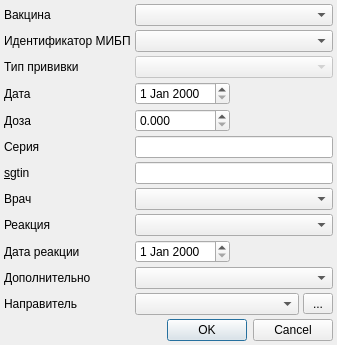
<?xml version="1.0" encoding="UTF-8"?>
<ui version="4.0">
 <class>ClientVaccinationEditor</class>
 <widget class="QDialog" name="ClientVaccinationEditor">
  <property name="geometry">
   <rect>
    <x>0</x>
    <y>0</y>
    <width>337</width>
    <height>325</height>
   </rect>
  </property>
  <property name="windowTitle">
   <string>Dialog</string>
  </property>
  <layout class="QGridLayout" name="gridLayout">
   <property name="margin">
    <number>4</number>
   </property>
   <property name="spacing">
    <number>4</number>
   </property>
   <item row="4" column="0">
    <widget class="QLabel" name="lblDose">
     <property name="text">
      <string>Доза</string>
     </property>
    </widget>
   </item>
   <item row="3" column="0">
    <widget class="QLabel" name="lblDate">
     <property name="text">
      <string>Дата</string>
     </property>
    </widget>
   </item>
   <item row="0" column="0">
    <widget class="QLabel" name="lblVaccine">
     <property name="text">
      <string>Вакцина</string>
     </property>
    </widget>
   </item>
   <item row="11" column="0">
    <widget class="QLabel" name="lblTransitionType">
     <property name="text">
      <string>Дополнительно</string>
     </property>
    </widget>
   </item>
   <item row="3" column="1">
    <widget class="CDateEdit" name="edtDate"/>
   </item>
   <item row="2" column="1" colspan="3">
    <widget class="CVaccinationTypeComboBox" name="cmbVaccinationType">
     <property name="enabled">
      <bool>false</bool>
     </property>
    </widget>
   </item>
   <item row="7" column="1" colspan="3">
    <widget class="QLineEdit" name="edtSgtin"/>
   </item>
   <item row="10" column="0">
    <widget class="QLabel" name="lblReactionDate">
     <property name="text">
      <string>Дата реакции</string>
     </property>
    </widget>
   </item>
   <item row="7" column="0">
    <widget class="QLabel" name="lblSgtin">
     <property name="text">
      <string>&amp;sgtin</string>
     </property>
     <property name="buddy">
      <cstring>edtSgtin</cstring>
     </property>
    </widget>
   </item>
   <item row="6" column="0">
    <widget class="QLabel" name="lblSeria">
     <property name="text">
      <string>Серия</string>
     </property>
    </widget>
   </item>
   <item row="0" column="1" colspan="3">
    <widget class="CRBComboBox" name="cmbVaccine"/>
   </item>
   <item row="8" column="0">
    <widget class="QLabel" name="lblPerson">
     <property name="text">
      <string>Врач</string>
     </property>
    </widget>
   </item>
   <item row="9" column="1" colspan="3">
    <widget class="CRBComboBox" name="cmbReaction"/>
   </item>
   <item row="8" column="1" colspan="3">
    <widget class="CPersonComboBoxEx" name="cmbPerson"/>
   </item>
   <item row="12" column="1" colspan="3">
    <layout class="QHBoxLayout" name="horizontalLayout">
     <property name="topMargin">
      <number>0</number>
     </property>
     <item>
      <widget class="CPolyclinicComboBox" name="cmbRelegateOrg"/>
     </item>
     <item>
      <widget class="QToolButton" name="btnSelectRelegateOrg">
       <property name="sizePolicy">
        <sizepolicy hsizetype="Ignored" vsizetype="Fixed">
         <horstretch>0</horstretch>
         <verstretch>0</verstretch>
        </sizepolicy>
       </property>
       <property name="minimumSize">
        <size>
         <width>30</width>
         <height>0</height>
        </size>
       </property>
       <property name="maximumSize">
        <size>
         <width>30</width>
         <height>16777215</height>
        </size>
       </property>
       <property name="text">
        <string>...</string>
       </property>
      </widget>
     </item>
    </layout>
   </item>
   <item row="10" column="1">
    <widget class="CDateEdit" name="edtReactionDate"/>
   </item>
   <item row="2" column="0">
    <widget class="QLabel" name="lblVaccinationType">
     <property name="text">
      <string>Тип прививки</string>
     </property>
    </widget>
   </item>
   <item row="4" column="1">
    <widget class="QDoubleSpinBox" name="edtDose">
     <property name="decimals">
      <number>3</number>
     </property>
    </widget>
   </item>
   <item row="12" column="0">
    <widget class="QLabel" name="lblRelegateOrg">
     <property name="text">
      <string>Направитель</string>
     </property>
    </widget>
   </item>
   <item row="14" column="1">
    <spacer name="verticalSpacer">
     <property name="orientation">
      <enum>Qt::Vertical</enum>
     </property>
     <property name="sizeHint" stdset="0">
      <size>
       <width>20</width>
       <height>40</height>
      </size>
     </property>
    </spacer>
   </item>
   <item row="9" column="0">
    <widget class="QLabel" name="lblReaction">
     <property name="text">
      <string>Реакция</string>
     </property>
    </widget>
   </item>
   <item row="15" column="0" colspan="4">
    <widget class="QDialogButtonBox" name="buttonBox">
     <property name="orientation">
      <enum>Qt::Horizontal</enum>
     </property>
     <property name="standardButtons">
      <set>QDialogButtonBox::Cancel|QDialogButtonBox::Ok</set>
     </property>
    </widget>
   </item>
   <item row="3" column="3">
    <spacer name="horizontalSpacer">
     <property name="orientation">
      <enum>Qt::Horizontal</enum>
     </property>
     <property name="sizeHint" stdset="0">
      <size>
       <width>40</width>
       <height>20</height>
      </size>
     </property>
    </spacer>
   </item>
   <item row="10" column="3">
    <spacer name="horizontalSpacer_2">
     <property name="orientation">
      <enum>Qt::Horizontal</enum>
     </property>
     <property name="sizeHint" stdset="0">
      <size>
       <width>40</width>
       <height>20</height>
      </size>
     </property>
    </spacer>
   </item>
   <item row="11" column="1" colspan="3">
    <widget class="CRBComboBox" name="cmbTransitionType"/>
   </item>
   <item row="6" column="1" colspan="3">
    <widget class="QLineEdit" name="edtSeria"/>
   </item>
   <item row="1" column="0">
    <widget class="QLabel" name="lblVaccineIdentification">
     <property name="text">
      <string>Идентификатор МИБП</string>
     </property>
    </widget>
   </item>
   <item row="1" column="1" colspan="3">
    <widget class="CVaccineIdentificationComboBox" name="cmbVaccineIdentification"/>
   </item>
  </layout>
 </widget>
 <customwidgets>
  <customwidget>
   <class>CRBComboBox</class>
   <extends>QComboBox</extends>
   <header>library/crbcombobox.h</header>
  </customwidget>
  <customwidget>
   <class>CDateEdit</class>
   <extends>QDateEdit</extends>
   <header>library/DateEdit</header>
  </customwidget>
  <customwidget>
   <class>CPersonComboBoxEx</class>
   <extends>QComboBox</extends>
   <header>Orgs/PersonComboBoxEx.h</header>
  </customwidget>
  <customwidget>
   <class>CVaccinationTypeComboBox</class>
   <extends>QComboBox</extends>
   <header>Orgs/VaccinationTypeComboBox.h</header>
  </customwidget>
  <customwidget>
   <class>CPolyclinicComboBox</class>
   <extends>QComboBox</extends>
   <header>Orgs/OrgComboBox.h</header>
  </customwidget>
  <customwidget>
   <class>CVaccineIdentificationComboBox</class>
   <extends>QComboBox</extends>
   <header>Registry/VaccinationIdentificationComboBox</header>
  </customwidget>
 </customwidgets>
 <tabstops>
  <tabstop>cmbVaccine</tabstop>
  <tabstop>cmbVaccinationType</tabstop>
  <tabstop>edtDate</tabstop>
  <tabstop>edtDose</tabstop>
  <tabstop>edtSeria</tabstop>
  <tabstop>cmbPerson</tabstop>
  <tabstop>cmbReaction</tabstop>
  <tabstop>cmbTransitionType</tabstop>
  <tabstop>buttonBox</tabstop>
 </tabstops>
 <resources/>
 <connections>
  <connection>
   <sender>buttonBox</sender>
   <signal>accepted()</signal>
   <receiver>ClientVaccinationEditor</receiver>
   <slot>accept()</slot>
   <hints>
    <hint type="sourcelabel">
     <x>248</x>
     <y>254</y>
    </hint>
    <hint type="destinationlabel">
     <x>157</x>
     <y>274</y>
    </hint>
   </hints>
  </connection>
  <connection>
   <sender>buttonBox</sender>
   <signal>rejected()</signal>
   <receiver>ClientVaccinationEditor</receiver>
   <slot>reject()</slot>
   <hints>
    <hint type="sourcelabel">
     <x>316</x>
     <y>260</y>
    </hint>
    <hint type="destinationlabel">
     <x>286</x>
     <y>274</y>
    </hint>
   </hints>
  </connection>
 </connections>
</ui>
